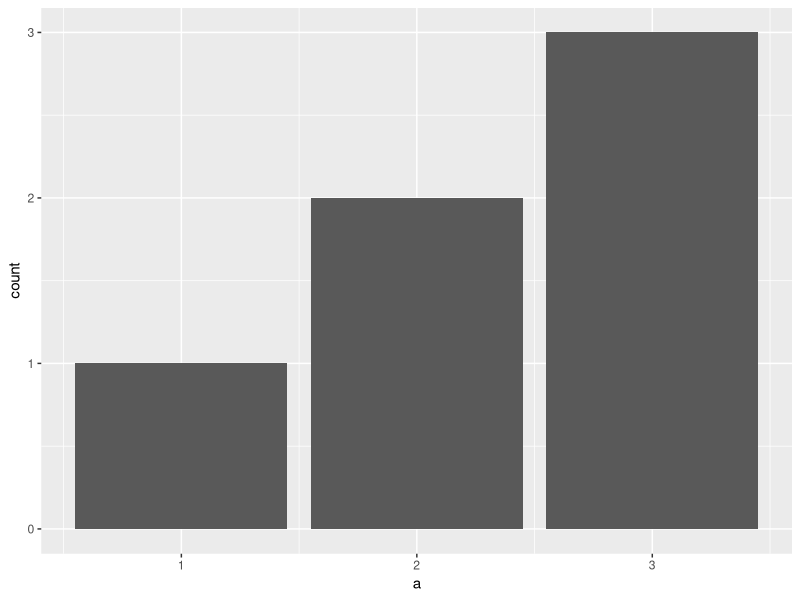
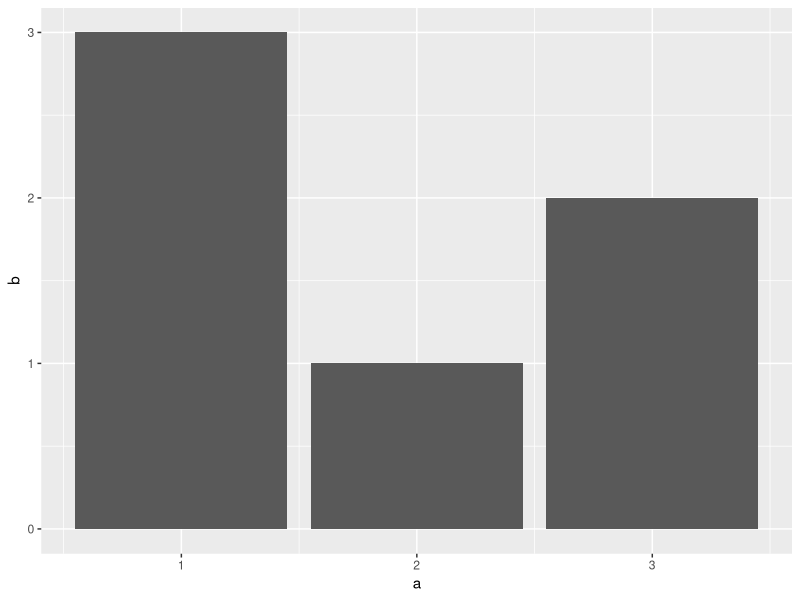
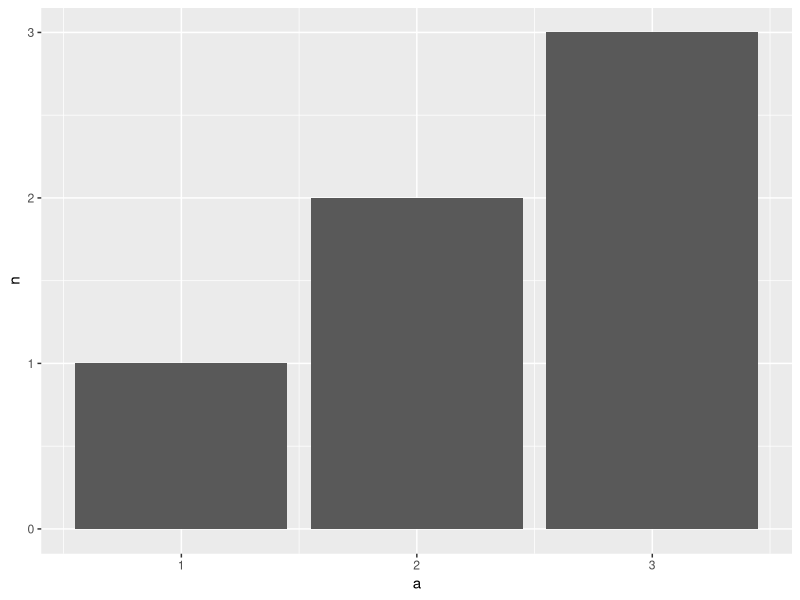
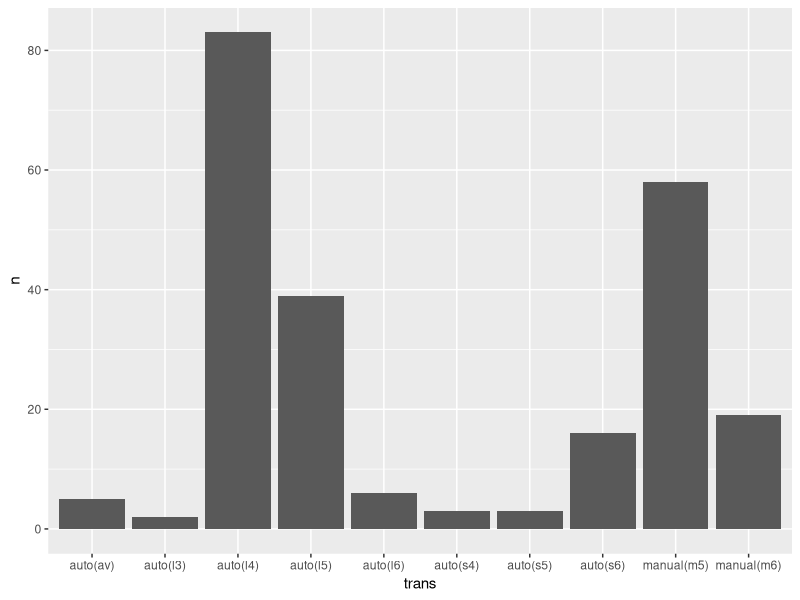
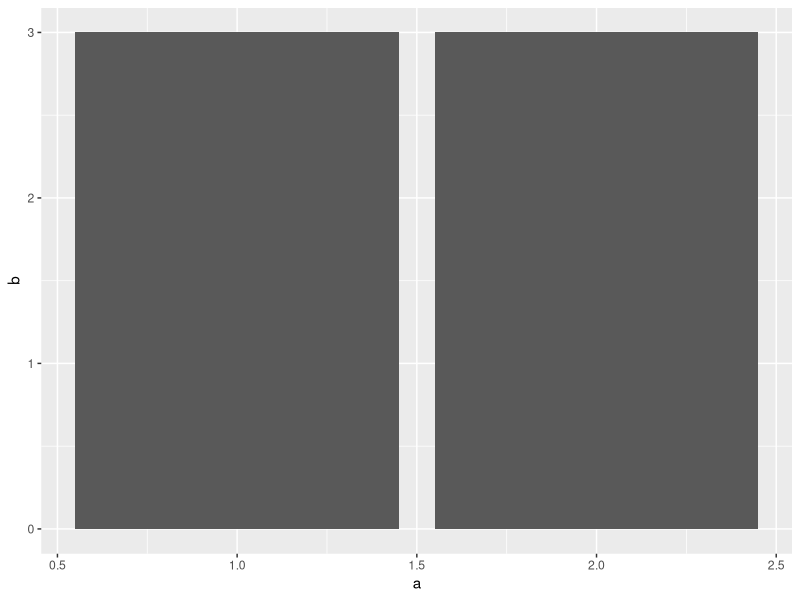
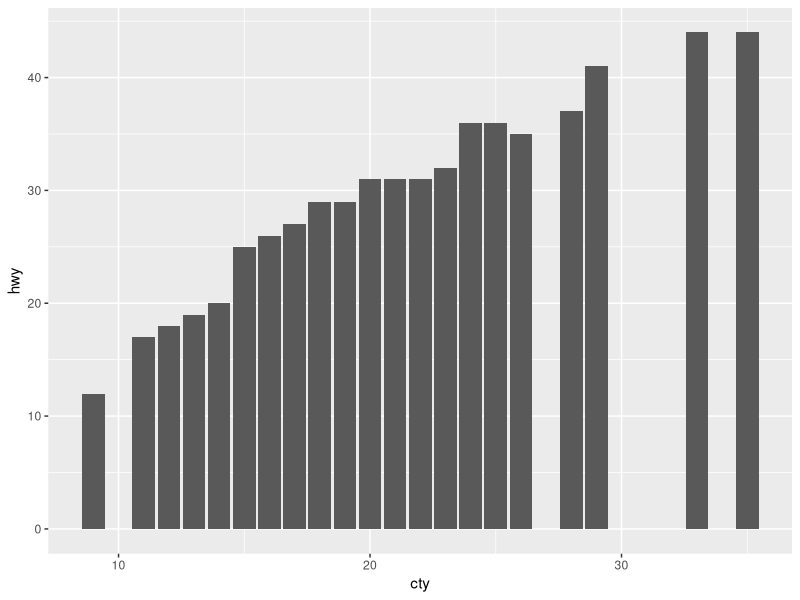
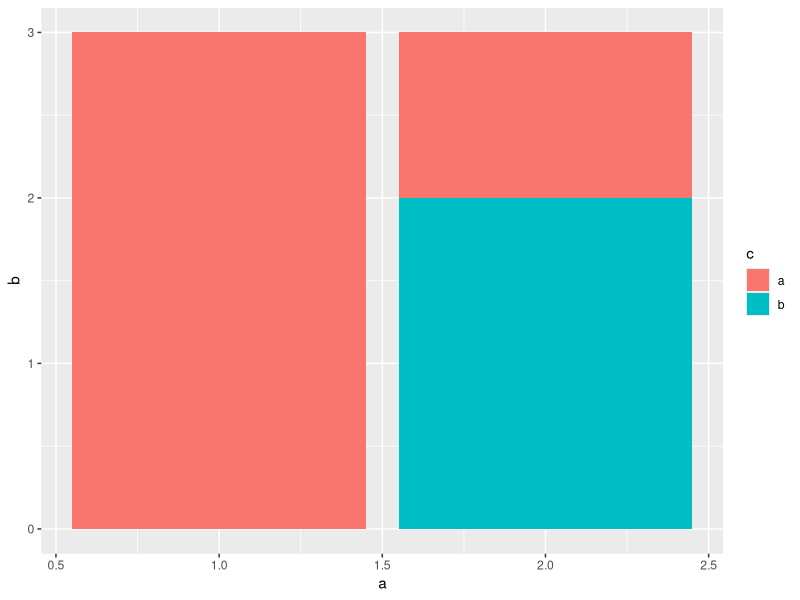
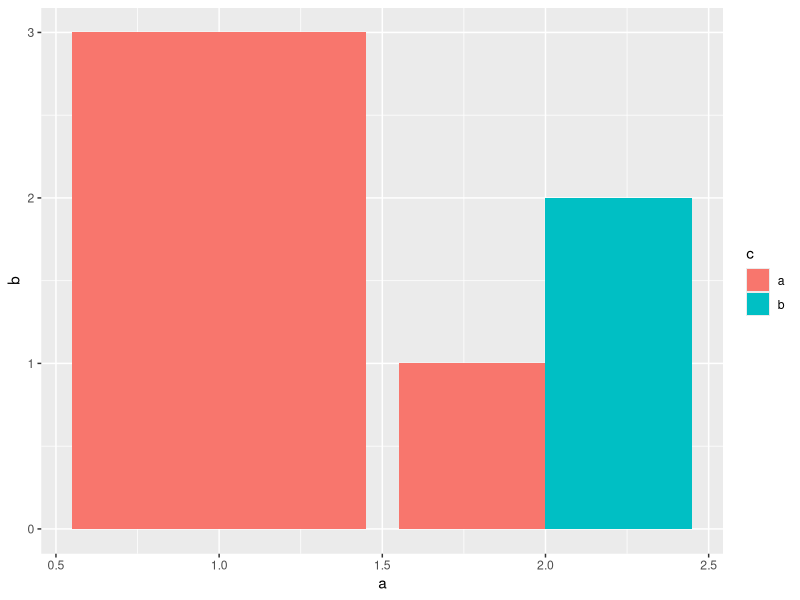

Write R code to recreate these figures, in order.
## ---- chunk 1
# knitr options
knitr::opts_chunk$set(echo = TRUE)
## ---- chunk 2
library(tidyverse)
## ---- chunk 3
## NOTE: Do not edit this
tibble(a = c(1, 2, 2, 3, 3, 3)) %>% 
  ggplot(aes(x = a)) +
  geom_bar()
## ---- chunk 4
## NOTE: Do not edit this
tibble(
  a = c(1, 2, 3),
  b = c(3, 1, 2)
) %>% 
  ggplot(aes(x = a, y = b)) +
  geom_col()
## ---- chunk 5
## NOTE: Do not edit this
tibble(a = c(1, 2, 2, 3, 3, 3)) %>% 
  count(a) %>% # Count adds the column `n` of counts
  ggplot(aes(x = a, y = n)) +
  geom_col()
## ---- chunk 6
mpg %>%
  count(trans) |>
  ggplot(aes(x = trans, y = n)) +
  geom_col()
## ---- chunk 7
## NOTE: Do not edit this
tibble(
  a = c(1, 2, 2), # Note that our x aesthetic (a) has repeat values
  b = c(3, 1, 2)  # Hence, we have two different b values for a == 2
) %>% 
  ggplot(aes(x = a, y = b)) +
  geom_col()
## ---- chunk 8
## NOTE: Run this chunk for an illustration
mpg %>% filter(cty == 20)
## ---- chunk 9
mpg %>%
  ggplot(aes(x = cty, y = hwy)) +
  geom_col(position = "dodge")
## ---- chunk 10
## NOTE: Do not edit this
tibble(
  a = c(1, 2, 2),
  b = c(3, 1, 2),
  c = c("a", "a", "b")
) %>% 
  ggplot(aes(x = a, y = b, fill = c)) +
  geom_col()
## ---- chunk 11
## NOTE: Do not edit this
tibble(
  a = c(1, 2, 2),
  b = c(3, 1, 2),
  c = c("a", "a", "b")
) %>% 
  ggplot(aes(x = a, y = b, fill = c)) +
  geom_col(position = "dodge")
## ---- chunk 12
## TODO: Run this code without changing, describe your observations on the data
mpg %>%
  ggplot(aes(x = class, fill = class)) +
  geom_bar()
## ---- chunk 13
## TODO: Run this code without changing, describe your observations on the data
mpg %>%
  ggplot(aes(class, fill = drv)) +
  geom_bar()
## ---- chunk 14
mpg %>%
  ggplot(aes(x = manufacturer, fill = class)) +
  geom_bar(position = "dodge") +
  theme(axis.text.x = element_text(angle = 270, vjust = 0.5, hjust = 0))
## ---- chunk 15
## NOTE: Do not edit this
tibble(
  a = c(1, 2, 1, 2),
  b = c(3, 1, 2, 2),
  c = c("a", "a", "b", "b")
) %>% 
  ggplot(aes(x = a, y = b)) +
  geom_col() +
  facet_wrap(~c)
## ---- chunk 16
## NOTE: Do not edit this
# Horizontal facets
tibble(
  a = c(1, 2, 1, 2),
  b = c(3, 1, 2, 2),
  c = c("a", "a", "b", "b")
) %>% 
  ggplot(aes(x = a, y = b)) +
  geom_col() +
  facet_grid(~c)
# Vertical facets
tibble(
  a = c(1, 2, 1, 2),
  b = c(3, 1, 2, 2),
  c = c("a", "a", "b", "b")
) %>% 
  ggplot(aes(x = a, y = b)) +
  geom_col() +
  facet_grid(c ~ .)
# Two-way faceting
tibble(
  a = c(1, 2, 1, 2, 1, 2),
  b = c(3, 1, 2, 2, 3, 1),
  c = c("a", "a", "b", "b", "a", "a"),
  d = c("a", "a", "a", "a", "b", "b")
) %>% 
  ggplot(aes(x = a, y = b)) +
  geom_col() +
  facet_grid(c ~ d)
## ---- chunk 17
mpg %>%
  ggplot(aes(x = cyl)) +
  geom_bar() +
  facet_wrap(~ manufacturer)
